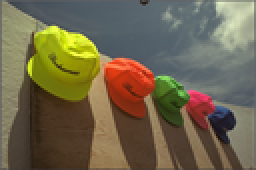
%> input picture imageSegmentation_globalLocal_Thresholding/global_localThresholding_Kmean/kodim03.png, 128 x 85 px, shrunk from 768 x 512 before the run (shown 2 times larger)
$ octave --eval "MyKmean3;"   (GNU Octave 9; MATLAB toolbox functions it lacks are replaced by stand-ins)
%> lines starting %> are read from the running program, lines starting %| are printed output that depends on the picture
function MyKmean3()
tic;
%% Read image
% store image in coin variale
    original = imread('kodim03.png');
%> original is the input picture: size 85x128x3 uint8; mean R, G, B 111.8, 102, 76.1
    image =  rgb2gray(original);
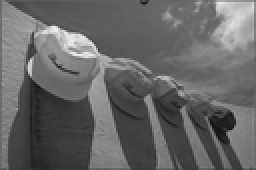
%> image: size 85x128 uint8 (shown 2 times larger); min 14, max 235, mean 102
%% Initialize cluster
k = 4;
[clusterA clusterB clusterC clusterD] = createCluster(image,k);
%> in createCluster, `A = image(1:section_size);`: A = 2720 values, max 235 at index 2395, min 26 at index 1574, mean 97.33
%> in createCluster, `B = image(section_size+1:section_size*2);`: B = 2720 values, max 235 at index 367, min 37 at index 2607, mean 104.1
%> in createCluster, `C = image(section_size*2+1:section_size*3);`: C = 2720 values, max 186 at index 1314, min 29 at index 682, mean 90.82
%> in createCluster, `D = image(section_size*3+1:section_size*4);`: D = 2720 values, max 231 at index 1107, min 14 at index 1174, mean 115.7
%> clusterA has the same summary as A in createCluster; clusterB has the same summary as B in createCluster; clusterC has the same summary as C in createCluster; clusterD has the same summary as D in createCluster

% imshow(cat(1,clusterA,clusterB,clusterC,clusterD))
%%
done = false;
tempA = 0;tempB = 0;tempC = 0;tempD = 0;
i = 0;
while ~done
    if isempty(clusterA)
       meanA = tempA;
   else
   meanA = mean(clusterA(:));
    end

   if isempty(clusterC)
       meanC = tempC;
   else
       meanC = mean(clusterC(:));
   end
   if isempty(clusterB)
       meanB = tempB;
   else
    meanB = mean(clusterB(:));
   end
   if isempty(clusterD)
       meanD = tempD;
   else
    meanD = mean(clusterD(:));
   end

    if tempA == meanA && tempB == meanB && tempD == meanD
        done = true;
    end

    [clusterA brr crr drr] = adjustCluster(clusterA,meanA,meanB,meanC,meanD);

    [arr clusterB crr2 drr2] = adjustCluster(clusterB,meanA,meanB,meanC,meanD);

    [arr2 brr2 clusterC drr3] = adjustCluster(clusterC,meanA,meanB,meanC,meanD);

    [arr3 brr3 crr3 clusterD] = adjustCluster(clusterD,meanA,meanB,meanC,meanD);

    clusterA = cat(1,clusterA(:),arr(:)); clusterA = cat(1,clusterA(:),arr2(:)); clusterA = cat(1,clusterA(:),arr3(:));
    clusterB = cat(1,clusterB(:),brr(:)); clusterB = cat(1,clusterB(:),brr2(:)); clusterB = cat(1,clusterB(:),brr3(:));
    clusterC = cat(1,clusterC(:),crr(:)); clusterC = cat(1,clusterC(:),crr2(:)); clusterC = cat(1,clusterC(:),crr3(:));
    clusterD = cat(1,clusterD(:),drr(:)); clusterD = cat(1,clusterD(:),drr2(:)); clusterD = cat(1,clusterD(:),drr3(:));

    tempA = meanA;tempB = meanB;tempC = meanC;tempD = meanD;
    i = i+1;

end
%> this loop made 15 passes
%> (meanA, meanC, meanB, meanD, brr3, tempA, tempB, tempC) on passes 12 to 13: (98.2, 58.45, 133.9, 191.1, [162 162 162 162 162 162 162 162 162 162 162 162 162], 98.2, 133.9, 58.45), (98.5, 58.45, 134.4, 191.7, [163 163 163 163 163 163 163 163 163 163], 98.5, 134.4, 58.45)
%> (meanA, meanC, meanB, meanD, tempA, tempB, tempC, tempD) on passes 1 to 6: (97.33, 90.82, 104.1, 115.7, 97.33, 104.1, 90.82, 115.7), (97.31, 68.24, 104.7, 140.1, 97.31, 104.7, 68.24, 140.1), (92.92, 59.35, 110.5, 148, 92.92, 110.5, 59.35, 148), (91.79, 58.02, 114.6, 154.6, 91.79, 114.6, 58.02, 154.6), (92.53, 57.66, 118.5, 159.9, 92.53, 118.5, 57.66, 159.9), (93.87, 57.83, 122.3, 165.5, 93.87, 122.3, 57.83, 165.5)
%> after the loop, clusterA = 4010 values, max 116 at index 3944, min 79 at index 2265, mean 98.5; clusterB = 3009 values, max 163 at index 3000, min 117 at index 13, mean 134.5; clusterC = 3231 values, max 78 at index 3196, min 14 at index 2927, mean 58.45; clusterD = 630 values, max 235 at index 403, min 164 at index 29, mean 192.1; done = true; i = 15

%% Display thresholded image
text = sprintf('No. of times taken = %d',i);
%> text = 'No. of times taken = 15'
  disp(text);
%| No. of times taken = 15

  maxx = [max(clusterA) max(clusterB) max(clusterC) max(clusterD)];
%> maxx = [116 163 78 235]
  minn = [min(clusterA) min(clusterB) min(clusterC) min(clusterD)];
%> minn = [79 117 14 164]


  for y=1:size(image,1)
      for x=1:size(image,2)
          for i=1:k
            if image(y,x)>= minn(i)&&image(y,x) <= maxx(i)
                image(y,x) = maxx(i);
            end
          end
      end
  end
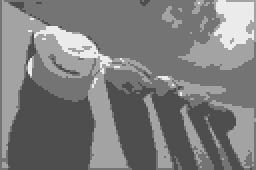
%> image: size 85x128 uint8 (shown 2 times larger); min 78, max 235, mean 124.6
  toc; %stop timer
  figure('units','normalized','outerposition',[0 0 1 1]);
  subplot(121),imshow(original),title('original image');
  subplot(122),imshow(image,[]),title(sprintf('%d-mean clustered image',k));

 end

function [arr brr crr drr] = adjustCluster(a,meanA,meanB,meanC,meanD)

    arr = [];
    brr = [];
    crr = [];
    drr = [];

 for i=1:(size(a,1)*size(a,2))
          [mn cluster] = min([abs(double(a(i))- double( meanA)) abs(double(a(i))- double(meanB)) abs(double(a(i))- double(meanC)) abs(double(a(i))- double(meanD))]);
          if cluster == 1
                arr(end+1) = a(i);
          elseif cluster == 2
               brr(end+1) = a(i);
           elseif cluster == 3
               crr(end+1) = a(i);
           elseif cluster == 4
               drr(end+1) = a(i);
           end
  end

end

function [A B C D] = createCluster(image,k)
    section_size = round((size(image,1)*size(image,2))./k);
        A = image(1:section_size);
        B = image(section_size+1:section_size*2);
        C = image(section_size*2+1:section_size*3);
        D = image(section_size*3+1:section_size*4);

end
